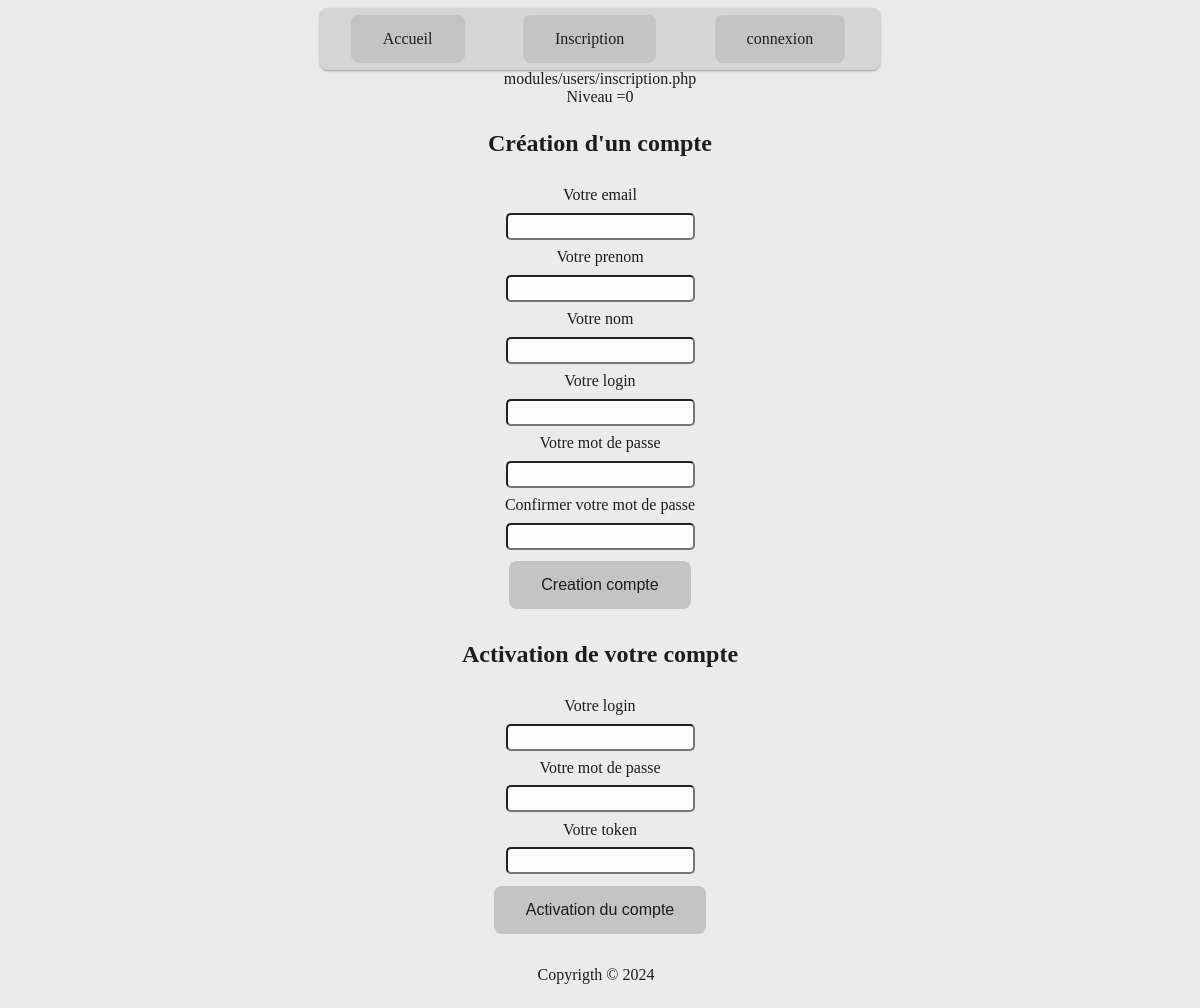
Screenshot of /index.php?idNav=44415246762 with the database file from the repository.
### tables this page shows
CREATE TABLE `navigation` (
  `idNav` int NOT NULL,
  `nomNav` varchar(30) NOT NULL,
  `cheminNav` varchar(80) NOT NULL,
  `menuVisible` tinyint(1) NOT NULL,
  `zoneMenu` int NOT NULL,
  `ordre` tinyint NOT NULL,
  `niveau` tinyint(1) NOT NULL,
  `valide` tinyint(1) NOT NULL DEFAULT '1',
  `deroulant` tinyint NOT NULL DEFAULT '0',
  `targetRoute` varchar(22) NOT NULL DEFAULT '0',
  `idModule` int DEFAULT NULL
);

### index.php (called while the page is built, shortened)
<?php
include 'path.php';
include   $cheminFonctions.'fonctionsDB.php';
include   $cheminFonctions.'formFunction.php';
include   $cheminCorps.'head.php';
include   $cheminCorps.'navHigh.php';
include   $cheminCorps.'main.php';
include   $cheminCorps.'foot.php';

### path.php (called while the page is built, shortened)
<?php
  $css = 'css/master.css';

### modules/navigation/bandeau.php (called while the page is built)
<?php
  require 'modules/navigation/objets/getNavigation.php';
  require 'modules/navigation/objets/printNavigation.php';
  $readNav = new PrintNavigation();
  if(isset($_SESSION['role'])) {
      $dataNavBandeau = $readNav->getNav($_SESSION['role']);
  } else {
      $dataNavBandeau = $readNav->getNav(0);
  }
  $readNav->bandeauHaut($dataNavBandeau);

### objets/RCUD copy.php (called while the page is built, shortened)
<?php
class RCUD {
  protected $serverName = "localhost:Port";
  protected $userName = "<UserNameDB>";
  protected $password = "<PassWordUserNameDB>";
  protected $dbName = ["graine1901", ""];
  private $sql;
  private $param;
  public function __construct($sql, $param) {
    $this->sql = $sql;
    $this->param = $param;
  }
  public function READ($type) {
    try {
      $conn = new PDO("mysql:host=$this->serverName;dbname=".$this->dbName[$type], $this->userName, $this->password);
      $conn->setAttribute(PDO::ATTR_ERRMODE, PDO::ERRMODE_EXCEPTION);
    } catch(PDOException $e) {
     echo "Error: " . $e->getMessage();
    }
    $data = $conn->prepare($this->sql);
    foreach ($this->param as $key) {
      $data->bindParam($key['prep'],$key['variable']);
    }
    $data->execute();
    $data->setFetchMode(PDO::FETCH_ASSOC);
    $dataTraiter = $data->fetchAll();
    return $dataTraiter;
  }
}

### objets/actionRCUD.php (called while the page is built, shortened)
<?php
class ActionDB {
  public static function select ($SQL, $Param, $type = 0) {
    $read = new RCUD($SQL, $Param);
    return $read->READ($type);
  }
}

### modules/navigation/objets/getNavigation.php (called while the page is built, shortened)
<?php
Class GetNavigation {
  public function getNav($zoneMenu) {
    $select = "SELECT `nomNav`, `cheminNav`, `zoneMenu`, `ordre`, `niveau`, `valide`, `deroulant`, `targetRoute`
    FROM `navigation`
    WHERE `valide` = 1 AND `niveau` = :niveau AND `menuVisible` = 1 AND `zoneMenu` = 0
    ORDER BY `ordre` ASC";
    $param = [['prep'=>':niveau', 'variable'=>$zoneMenu]];
    return ActionDB::select($select, $param);
  }
  public function getContenus($idNav) {
    $select = "SELECT  `cheminNav`,  `niveau`, `targetRoute` FROM `navigation` WHERE `targetRoute` = :targetRoute AND  `valide` = 1";
    $param = [['prep'=>':targetRoute', 'variable'=>$idNav]];
    return ActionDB::select($select, $param);
  }
}

### modules/navigation/objets/printNavigation.php (the view, shortened to what this page needs)
<?php
Class PrintNavigation extends GetNavigation {
  public function bandeauHaut($variable){
    echo '<nav class="nav menu"><ul class="navigationBandeau">';
      foreach ($variable as $value) {
        if(($value['zoneMenu'] == 0)&&($value['deroulant'] == 0)) {
          echo '<li><a href="index.php?idNav='.$value['targetRoute'].'">'.$value['nomNav'].'</a></li>';
        }
      }
    echo '</ul>
    </nav>';
  }
}

### affichages/head.php (shortened to what this page needs)
<!DOCTYPE html>
<html lang="fr" dir="ltr">
  <head>
    <link rel="stylesheet" href="<?=$css?>" media="screen">
  </head>
  <body>

### affichages/navHigh.php
<header>
  <div class="hautPage">
    <?php include   $cheminObjetsNavigation.'bandeau.php'; ?>
  </div>
</header>

### affichages/main.php (shortened to what this page needs)
<?php
class ControlerAffichage {
  public static function displayNav($data, $session) {
      function dev($route, $dev, $level) {
        if($dev){echo $route;
        echo '<br/>Niveau ='.$level;}
      }
      $dev = true;
      if (isset($data['idNav'])) {
          $idNav = filter($data['idNav']);
          $readNav = new PrintNavigation();
          $chemin = $readNav->getContenus($idNav);
          if (empty($chemin)) {
              deadEnd();
          } elseif ((empty($session)) && ($chemin[0]['niveau'] == 0)) {
              dev($chemin[0]['cheminNav'], $dev, $chemin[0]['niveau']);
              include $chemin[0]['cheminNav'];
              return $idNav;
          } elseif ((isset($session['role'])) && ($session['role'] == $chemin[0]['niveau'])) {
              dev($chemin[0]['cheminNav'], $dev, $chemin[0]['niveau']);
              include $chemin[0]['cheminNav'];
              return $idNav;
          } else {
              dev($chemin[0]['cheminNav'], $dev, $chemin[0]['niveau']);
              deadEnd();
          }
      } else {
          deadEnd();
      }
  }
}
echo '<main>';
  echo '<section>';
  $idNav = ControlerAffichage::displayNav($_GET, $_SESSION);
echo '</section>';
echo '</main>';

### modules/users/inscription.php
<?php
$formInscription = [['name'=>'email', 'message'=>'Votre email', 'type'=>0],
                    ['name'=>'prenom', 'message'=>'Votre prenom', 'type'=>0],
                    ['name'=>'nom', 'message'=>'Votre nom', 'type'=>0],
                    ['name'=>'login', 'message'=>'Votre login', 'type'=>0],
                    ['name'=>'mdp', 'message'=>'Votre mot de passe', 'type'=>9],
                    ['name'=>'mpdA', 'message'=>'Confirmer votre mot de passe', 'type'=>9]];
$button = 'Creation compte';
echo '<h3>Création d\'un compte</h3>';
formAction(1, $formInscription, $idNav, $button);
$formConfirmation = [['name'=>'login', 'message'=>'Votre login', 'type'=>0],
                    ['name'=>'mdp', 'message'=>'Votre mot de passe', 'type'=>9],
                    ['name'=>'token', 'message'=>'Votre token', 'type'=>0]];
$button = 'Activation du compte';
echo '<h3>Activation de votre compte</h3>';
formAction(3, $formConfirmation, $idNav, $button);

### functions/formFunction.php (shortened to what this page needs)
<?php
function encodeRoutage($id) {
  $select = "SELECT `route` FROM `routageForm` WHERE `idForm` = :idForm AND `valide` = 1";
  $param = [['prep'=>':idForm', 'variable'=>$id]];
  $data = ActionDB::select($select, $param);
  return 'formulaires/DBaccess.php?route='.$data[0]['route'];
}
function formAction($id, $variable, $idNav, $button) {
  if($idNav == 0) {
    $NavButton = '<button class="buttonForm" type="submit" name="idNav" value="0">'.$button.'</button>';
  } else {
    $NavButton = '<button class="buttonForm" type="submit" name="idNav" value="'.$idNav.'">'.$button.'</button>';
  }
$type =  ['text',  'date', 'time', 'email',
'datetime-local', 'file', 'hidden',
'month', 'number', 'password', 'radio', 'range', 'search', 'checkbox', 'url' ];
  echo '<form class="formulaireClassique" action="'.encodeRoutage($id).'" method="post">';
  foreach ($variable as $key => $value) {
    echo '<label for="'.$value['name'].'">'.$value['message'].'</label>
            <input id="'.$value['name'].'" type="'.$type[$value['type']].'" name="'.$value['name'].'" required>';
  }
  echo $NavButton;
  echo '</form>';
}

### affichages/foot.php
<footer class="flex-rows">
  <div class="centrale">
      Copyrigth &copy; <?=date('Y')?> &nbsp;
  </div>
   </body>
 </html>

### css/master.css (style rules this page uses)
:root { --main-background-color: rgb(196, 196, 196); --main-background-MagicForm: #c2c2c2; --main-background-navBar: #d6d6d6; --color-select: #1A8921ff; --color-selected: #f0f0f0; --main-border: none; --main-radius:20px; --main-radiusInput: 5px; --main-color: rgb(29, 29, 29); --body-color:rgb(235, 235, 235); --main-padding: 15px 32px; --main-text-align: center; --main-text-decoration: none; --main-display: inline-block; --main-font-size: 16px; --main-cursor: pointer; --main-marginButton: 0.2em; --main-radius: 0.5em; --main-shadow: 2px 4px 5px 1px #151515; --font-family: "IBM Plex Mono", monospace;; --font-family-titleEvent: "IBM Plex Mono", monospace; --font-weight: 500; --font-style: normal; --color-title: #1A8921ff;; --color-subTitle: #1A8921ff;; --padding-sheddulingShop: 0.2em 0 0.2em 0; --color-green: #4f8b36; --color-yellow: #f1df57; --color-chair: #fcfcfc; --color-blueOneChair: #1B384D; --color-red:#cc3915; --color-blood: #700B15; --color-darkGreen: #03470D; --color-orange: #cc3915; --color-neutralBone: #fdfdf8; }
body { display: flex; flex-direction: column; min-height: 100vh; justify-content: space-between; background-color: var(--body-color); color: var(--main-color); }
header { text-align: center; }
main { flex:1; text-align: center; }
footer { padding-top: 2vh; margin-bottom: 2vh; text-align: center; }
h3 { font-size: 1.5em; }
a { text-decoration: none; }
.flex-rows { display: flex; flex-direction: row; justify-content: space-around; align-items: flex-start; }
.nav { box-shadow: rgba(0, 0, 0, 0.12) 0px 1px 3px, rgba(0, 0, 0, 0.24) 0px 1px 2px; background: var(--main-background-navBar); border-radius: var(--main-radius); border: 1px solid var(--main-color-interne); margin-left: 0.5em; margin-right: 0.5em; width: auto; padding: 0.25em; }
.formulaireClassique { display: flex; flex-direction: column; align-items: center; align-content: center; justify-content: center; margin-bottom: 0.5em; border-radius: 5px; }
input, label { margin-bottom: 0.25em; padding: 0.3em; }
input, textarea { background-color: var(--color-chair); border-radius: var(--main-radiusInput); }
.buttonForm { margin: 0.5em; }
.hautPage { text-align: center; display: inline-flex; flex-direction: row-reverse; align-items: flex-start; }
.navigationBandeau { list-style: none; display: flex; flex-direction: row; justify-content: space-evenly; align-items: center; }
.navigationBandeau li { padding-left: 0.5em; padding-right: 0.5em; margin-left: 1em; margin-right: 1em; text-align: center; }
.styleListNews, ul { list-style: none; }
button { background-color: var(--main-background-color); border: var(--main-border); border-radius: var(--main-radius); color: var(--main-color); padding: var(--main-padding); text-align: var(--main-text-align); text-decoration: var(--main-text-decoration); display: var(--main-display); font-size: var(--main-font-size); cursor: var(--main-cursor); margin: var(--main-marginButton); }
a { background-color: var(--main-background-color); border: var(--main-border); border-radius: var(--main-radius); color: var(--main-color); padding: var(--main-padding); text-align: var(--main-text-align); text-decoration: var(--main-text-decoration); display: var(--main-display); font-size: var(--main-font-size); cursor: var(--main-cursor); margin: var(--main-marginButton); }
nav { display: flex; justify-content: center; }
.menu { display: flex; flex-direction: column; flex-wrap: nowrap; align-items: flex-start; }
.menu ul { list-style: none; padding: 0; margin: 0; display: flex; }
.menu ul li { margin-right: 20px; }
.menu ul li a { color: var(--main-color); text-decoration: none; }

### rows the page displays
navigation: nomNav "Accueil"
navigation: nomNav "Inscription", cheminNav "modules/users/inscription.php", niveau "0"
navigation: nomNav "connexion"

### other values shown
$value['message'] "Votre email"
$value['message'] "Votre prenom"
$value['message'] "Votre nom"
$value['message'] "Votre login"
$value['message'] "Votre mot de passe"
$value['message'] "Confirmer votre mot de passe"
$button "Creation compte Activation du compte"
$value['message'] "Votre token"
